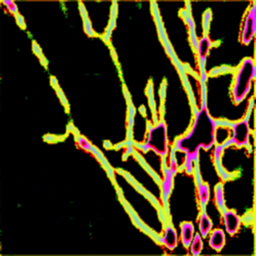
#> input picture borderShrink_4/gdg.png, 256 x 256 px
$ python erode.py
#> lines starting #> are read from the running program, lines starting #| are printed output that depends on the picture; after the words box and inside, x2 and y2 are one past the last pixel; in counts of white or black regions, pixels touching at a corner belong together
import cv2
import numpy as np
from matplotlib import pyplot as plt

# Load the binary image
image = cv2.imread('gdg.png', cv2.IMREAD_GRAYSCALE)
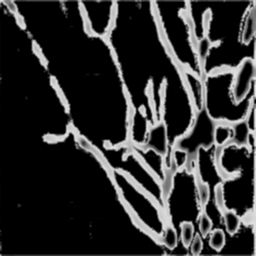
#> image: shape (256, 256); min 0, max 225, mean 46.4

# Ensure the image is binary
_, binary_image = cv2.threshold(image, 127, 255, cv2.THRESH_BINARY)
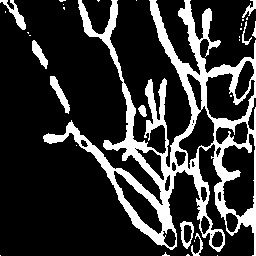
#> binary_image: shape (256, 256); 20% white; 31 white regions (21 under 20 px), largest, box (x1, y1, x2, y2) and area: (43, 0, 256, 256) 11829, (50, 76, 70, 114) 257, (0, 0, 26, 30) 234

# Define a kernel for erosion
kernel = np.ones((3, 3), np.uint8)

# Apply erosion multiple times
num_iterations = 1  # Adjust the number of iterations as needed
thin_image = binary_image.copy()
for i in range(num_iterations):
    thin_image = cv2.erode(thin_image, kernel, iterations=1)
#> this loop made 1 pass
#> pass 1, `thin_image = cv2.erode(thin_image, kernel, iterations=1)`:
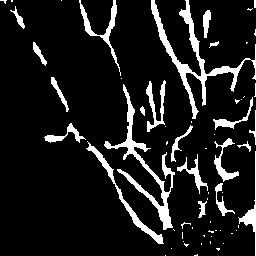
#> thin_image: shape (256, 256); 11% white; 63 white regions (42 under 20 px), largest, box (x1, y1, x2, y2) and area: (151, 0, 256, 119) 1678, (104, 84, 175, 230) 1459, (86, 141, 164, 244) 626

# Display the original and thinned images
plt.figure(figsize=(10, 5))

plt.subplot(1, 2, 1)
plt.title('Original Binary Image')
plt.imshow(binary_image, cmap='gray')
plt.axis('off')

plt.subplot(1, 2, 2)
plt.title('Thinned Image')
plt.imshow(thin_image, cmap='gray')
plt.axis('off')

plt.show()
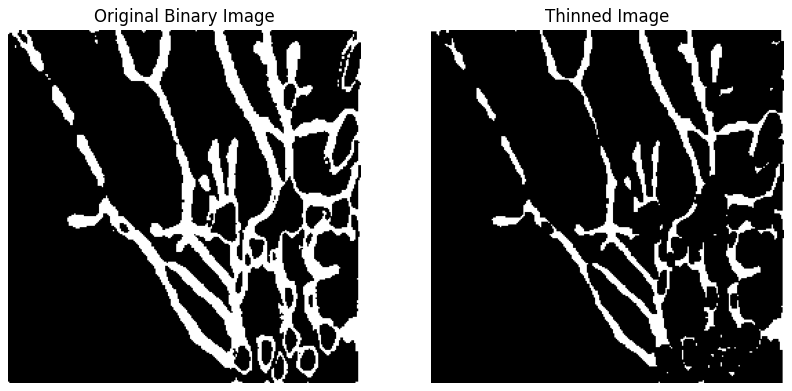
#> figure drawn by matplotlib, 2 panels
